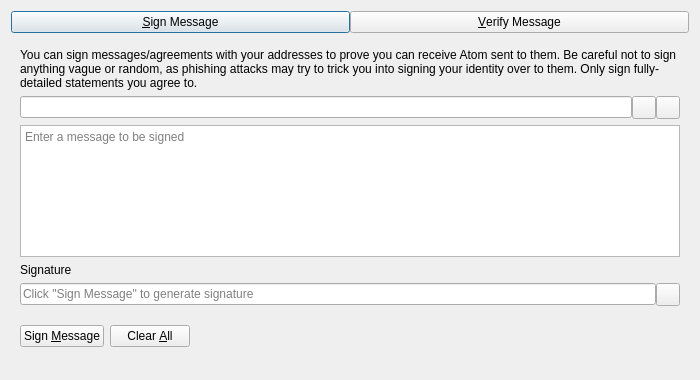
<?xml version="1.0" encoding="UTF-8"?>
<ui version="4.0">
 <class>SignVerifyMessageDialog</class>
 <widget class="QDialog" name="SignVerifyMessageDialog">
  <property name="geometry">
   <rect>
    <x>0</x>
    <y>0</y>
    <width>700</width>
    <height>380</height>
   </rect>
  </property>
  <property name="windowTitle">
   <string>Signatures - Sign / Verify a Message</string>
  </property>
  <property name="modal">
   <bool>true</bool>
  </property>
  <layout class="QVBoxLayout" name="verticalLayout">
   <item>
    <layout class="QHBoxLayout" name="horizontalLayout_Buttons_2">
     <property name="spacing">
      <number>0</number>
     </property>
     <property name="topMargin">
      <number>0</number>
     </property>
     <item>
      <widget class="QPushButton" name="btnSignMessage">
       <property name="text">
        <string>&amp;Sign Message</string>
       </property>
       <property name="checkable">
        <bool>true</bool>
       </property>
      </widget>
     </item>
     <item>
      <widget class="QPushButton" name="btnVerifyMessage">
       <property name="text">
        <string>&amp;Verify Message</string>
       </property>
       <property name="checkable">
        <bool>true</bool>
       </property>
      </widget>
     </item>
    </layout>
   </item>
   <item>
    <widget class="QStackedWidget" name="stackedWidgetSig">
     <property name="minimumSize">
      <size>
       <width>0</width>
       <height>0</height>
      </size>
     </property>
     <property name="currentIndex">
      <number>0</number>
     </property>
     <widget class="QWidget" name="pageSignMessage">
      <layout class="QVBoxLayout" name="verticalLayout_SM">
       <item>
        <widget class="QLabel" name="infoLabel_SM">
         <property name="text">
          <string>You can sign messages/agreements with your addresses to prove you can receive Atom sent to them. Be careful not to sign anything vague or random, as phishing attacks may try to trick you into signing your identity over to them. Only sign fully-detailed statements you agree to.</string>
         </property>
         <property name="textFormat">
          <enum>Qt::PlainText</enum>
         </property>
         <property name="wordWrap">
          <bool>true</bool>
         </property>
        </widget>
       </item>
       <item>
        <layout class="QHBoxLayout" name="horizontalLayout_1_SM">
         <property name="spacing">
          <number>0</number>
         </property>
         <item>
          <widget class="QValidatedLineEdit" name="addressIn_SM">
           <property name="toolTip">
            <string>The Atom address to sign the message with</string>
           </property>
          </widget>
         </item>
         <item>
          <widget class="QToolButton" name="addressBookButton_SM">
           <property name="toolTip">
            <string>Choose previously used address</string>
           </property>
           <property name="text">
            <string/>
           </property>
           <property name="shortcut">
            <string>Alt+A</string>
           </property>
          </widget>
         </item>
         <item>
          <widget class="QToolButton" name="pasteButton_SM">
           <property name="toolTip">
            <string>Paste address from clipboard</string>
           </property>
           <property name="text">
            <string/>
           </property>
           <property name="shortcut">
            <string>Alt+P</string>
           </property>
          </widget>
         </item>
        </layout>
       </item>
       <item>
        <widget class="QPlainTextEdit" name="messageIn_SM">
         <property name="toolTip">
          <string>Enter the message you want to sign here</string>
         </property>
         <property name="placeholderText">
          <string>Enter a message to be signed</string>
         </property>
        </widget>
       </item>
       <item>
        <widget class="QLabel" name="signatureLabel_SM">
         <property name="text">
          <string>Signature</string>
         </property>
         <property name="textFormat">
          <enum>Qt::PlainText</enum>
         </property>
        </widget>
       </item>
       <item>
        <layout class="QHBoxLayout" name="horizontalLayout_2_SM">
         <property name="spacing">
          <number>0</number>
         </property>
         <item>
          <widget class="QLineEdit" name="signatureOut_SM">
           <property name="placeholderText">
            <string>Click "Sign Message" to generate signature</string>
           </property>
           <property name="readOnly">
            <bool>true</bool>
           </property>
          </widget>
         </item>
         <item>
          <widget class="QToolButton" name="copySignatureButton_SM">
           <property name="toolTip">
            <string>Copy the current signature to the system clipboard</string>
           </property>
           <property name="text">
            <string/>
           </property>
          </widget>
         </item>
        </layout>
       </item>
       <item>
        <layout class="QHBoxLayout" name="horizontalLayout_3_SM">
         <item>
          <widget class="QPushButton" name="signMessageButton_SM">
           <property name="toolTip">
            <string>Sign the message to prove you own this Atom address</string>
           </property>
           <property name="text">
            <string>Sign &amp;Message</string>
           </property>
           <property name="autoDefault">
            <bool>false</bool>
           </property>
          </widget>
         </item>
         <item>
          <widget class="QPushButton" name="clearButton_SM">
           <property name="toolTip">
            <string>Reset all sign message fields</string>
           </property>
           <property name="text">
            <string>Clear &amp;All</string>
           </property>
           <property name="autoDefault">
            <bool>false</bool>
           </property>
          </widget>
         </item>
         <item>
          <spacer name="horizontalSpacer_1_SM">
           <property name="orientation">
            <enum>Qt::Horizontal</enum>
           </property>
           <property name="sizeHint" stdset="0">
            <size>
             <width>40</width>
             <height>48</height>
            </size>
           </property>
          </spacer>
         </item>
         <item>
          <widget class="QLabel" name="statusLabel_SM">
           <property name="text">
            <string/>
           </property>
           <property name="wordWrap">
            <bool>true</bool>
           </property>
          </widget>
         </item>
         <item>
          <spacer name="horizontalSpacer_2_SM">
           <property name="orientation">
            <enum>Qt::Horizontal</enum>
           </property>
           <property name="sizeHint" stdset="0">
            <size>
             <width>40</width>
             <height>48</height>
            </size>
           </property>
          </spacer>
         </item>
        </layout>
       </item>
      </layout>
     </widget>
     <widget class="QWidget" name="pageVerifyMessage">
      <layout class="QVBoxLayout" name="verticalLayout_VM">
       <item>
        <widget class="QLabel" name="infoLabel_VM">
         <property name="text">
          <string>Enter the receiver's address, message (ensure you copy line breaks, spaces, tabs, etc. exactly) and signature below to verify the message. Be careful not to read more into the signature than what is in the signed message itself, to avoid being tricked by a man-in-the-middle attack. Note that this only proves the signing party receives with the address, it cannot prove sendership of any transaction!</string>
         </property>
         <property name="textFormat">
          <enum>Qt::PlainText</enum>
         </property>
         <property name="alignment">
          <set>Qt::AlignLeading|Qt::AlignLeft|Qt::AlignTop</set>
         </property>
         <property name="wordWrap">
          <bool>true</bool>
         </property>
        </widget>
       </item>
       <item>
        <layout class="QHBoxLayout" name="horizontalLayout_1_VM">
         <property name="spacing">
          <number>0</number>
         </property>
         <item>
          <widget class="QValidatedLineEdit" name="addressIn_VM">
           <property name="toolTip">
            <string>The Atom address the message was signed with</string>
           </property>
          </widget>
         </item>
         <item>
          <widget class="QToolButton" name="addressBookButton_VM">
           <property name="toolTip">
            <string>Choose previously used address</string>
           </property>
           <property name="text">
            <string/>
           </property>
           <property name="shortcut">
            <string>Alt+A</string>
           </property>
          </widget>
         </item>
        </layout>
       </item>
       <item>
        <widget class="QPlainTextEdit" name="messageIn_VM">
          <property name="toolTip">
            <string>The signed message to verify</string>
          </property>
          <property name="placeholderText">
            <string>Enter a message to be verified</string>
          </property>
        </widget>
       </item>
       <item>
        <widget class="QValidatedLineEdit" name="signatureIn_VM">
          <property name="toolTip">
            <string>The signature given when the message was signed</string>
          </property>
          <property name="placeholderText">
            <string>Enter a signature for the message to be verified</string>
          </property>
        </widget>
       </item>
       <item>
        <layout class="QHBoxLayout" name="horizontalLayout_2_VM">
         <item>
          <widget class="QPushButton" name="verifyMessageButton_VM">
           <property name="toolTip">
            <string>Verify the message to ensure it was signed with the specified Atom address</string>
           </property>
           <property name="text">
            <string>Verify &amp;Message</string>
           </property>
           <property name="autoDefault">
            <bool>false</bool>
           </property>
          </widget>
         </item>
         <item>
          <widget class="QPushButton" name="clearButton_VM">
           <property name="toolTip">
            <string>Reset all verify message fields</string>
           </property>
           <property name="text">
            <string>Clear &amp;All</string>
           </property>
           <property name="autoDefault">
            <bool>false</bool>
           </property>
          </widget>
         </item>
         <item>
          <spacer name="horizontalSpacer_1_VM">
           <property name="orientation">
            <enum>Qt::Horizontal</enum>
           </property>
           <property name="sizeHint" stdset="0">
            <size>
             <width>40</width>
             <height>48</height>
            </size>
           </property>
          </spacer>
         </item>
         <item>
          <widget class="QLabel" name="statusLabel_VM">
           <property name="text">
            <string/>
           </property>
           <property name="wordWrap">
            <bool>true</bool>
           </property>
          </widget>
         </item>
         <item>
          <spacer name="horizontalSpacer_2_VM">
           <property name="orientation">
            <enum>Qt::Horizontal</enum>
           </property>
           <property name="sizeHint" stdset="0">
            <size>
             <width>40</width>
             <height>48</height>
            </size>
           </property>
          </spacer>
         </item>
        </layout>
       </item>
      </layout>
     </widget>
    </widget>
   </item>
  </layout>
 </widget>
 <customwidgets>
  <customwidget>
   <class>QValidatedLineEdit</class>
   <extends>QLineEdit</extends>
   <header>qt/qvalidatedlineedit.h</header>
  </customwidget>
 </customwidgets>
 <resources>
  <include location="../atom.qrc"/>
 </resources>
 <connections/>
</ui>
